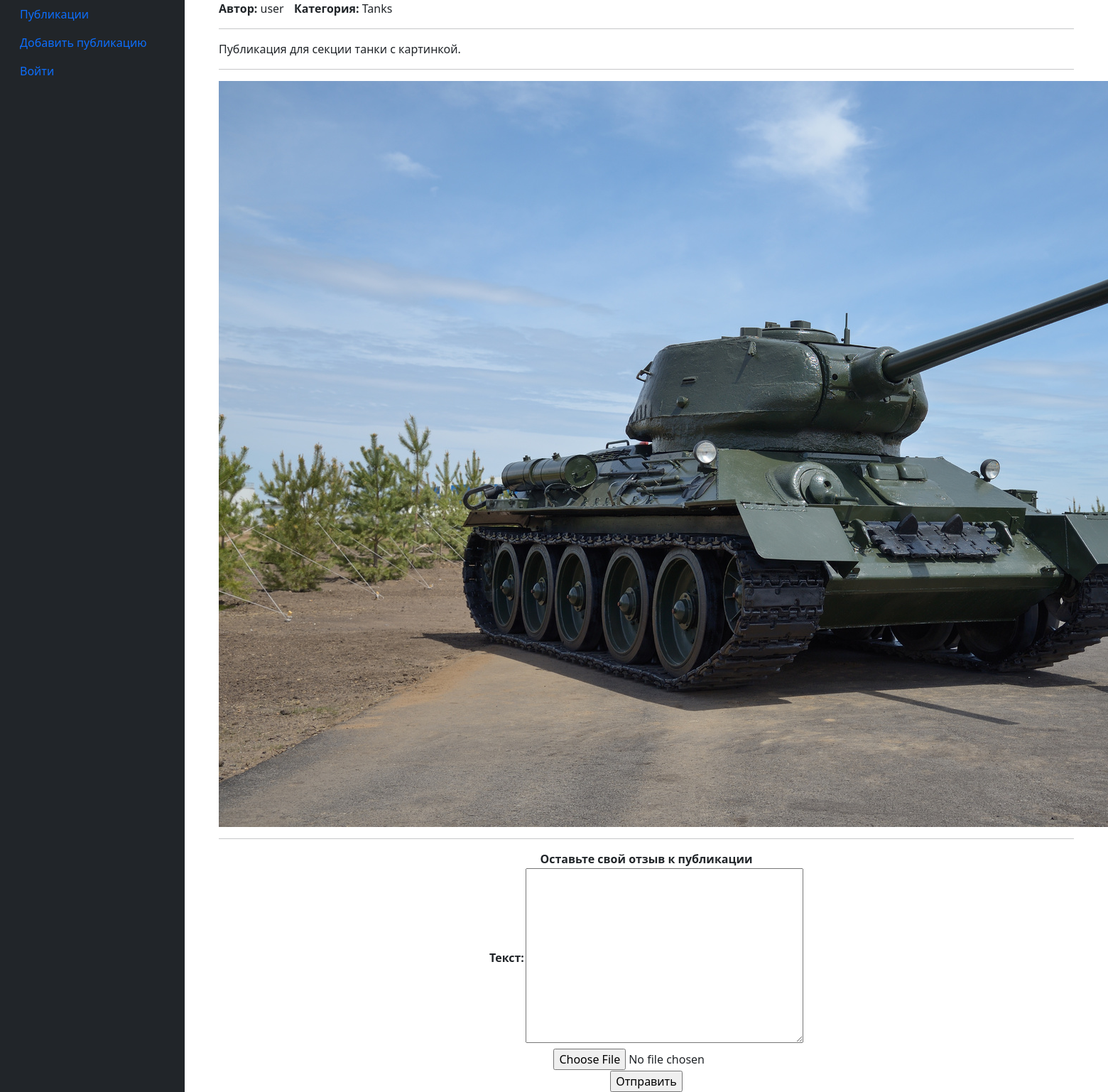
The app's page /advert/1 with its own data.
### mmorpgbb/models.py (models this page shows, shortened)
class MmoRPGAdv(models.Model):
    CATEGORY = [
        ('Tanks', 'Танки'),
        ('Healers', 'Хилы'),
        ('DDs', 'ДД'),
        ('Traders', 'Торговцы'),
        ('GildMasters', 'Гилдмастеры'),
        ('QuestGivers', 'Квестгиверы'),
        ('Smiths', 'Кузнецы'),
        ('Tanners', 'Кожевники'),
        ('Potions', 'Зельевары'),
        ('SpellMasters', 'Мастера заклинаний')
    ]
    id_user = models.ForeignKey(User, on_delete=models.CASCADE)
    id_category = models.CharField(max_length=12, choices=CATEGORY, default='Tanks')
    text = models.TextField()
    file = models.FileField(upload_to='uploads/')
    created_at = models.DateTimeField(auto_now_add=True)

### mmorpgbb/views.py (the view, shortened to what this page needs)
# urls.py: path('<int:pk>', AdvView.as_view()),
class AdvView(FormMixin, DetailView):
    model = MmoRPGAdv
    template_name = 'mmorpgadv.html'
    form_class = CreateResponseForm
    context_object_name = 'advertView'

### mmorpgbb/forms.py
class CreateResponseForm(forms.ModelForm):
    text = forms.CharField(label="Текст", widget=forms.Textarea(attrs={"style": "width:100%"}))
    file = forms.FileField(label="", required=False)
    class Meta:
        model = Response
        fields = ['text', 'file']

### templates/mmorpgadv.html (shortened to what this page needs)
{% extends 'flatpages/default.html' %}
{% block content %}
    <p align="left">
        <b>Автор:</b> {{ advertView.id_user }} <span style="padding-left: 10px;"><b>Категория:</b> {{ advertView.id_category }}</span>
    </p>
    <hr>
    <p align="justify">
        {{ advertView.text }}
    </p>
    {% if advertView.file %}
        <hr>
        <img src="{{ advertView.file.url }}" alt="Uploaded Image">
    {% endif %}
    {% if request.user != advertView.id_user %}
        <hr>
        <b>Оставьте свой отзыв к публикации</b>
        <form method="POST">
            <table align="center">
                {{ form }}
            </table>
            <input type="submit" value="Отправить">
        </form>
    {% endif %}
{% endblock content %}

### records on screen
MmoRPGAdv: id_user "user", id_category "Tanks", text "Публикация для секции танки с картинкой.", file (picture)
